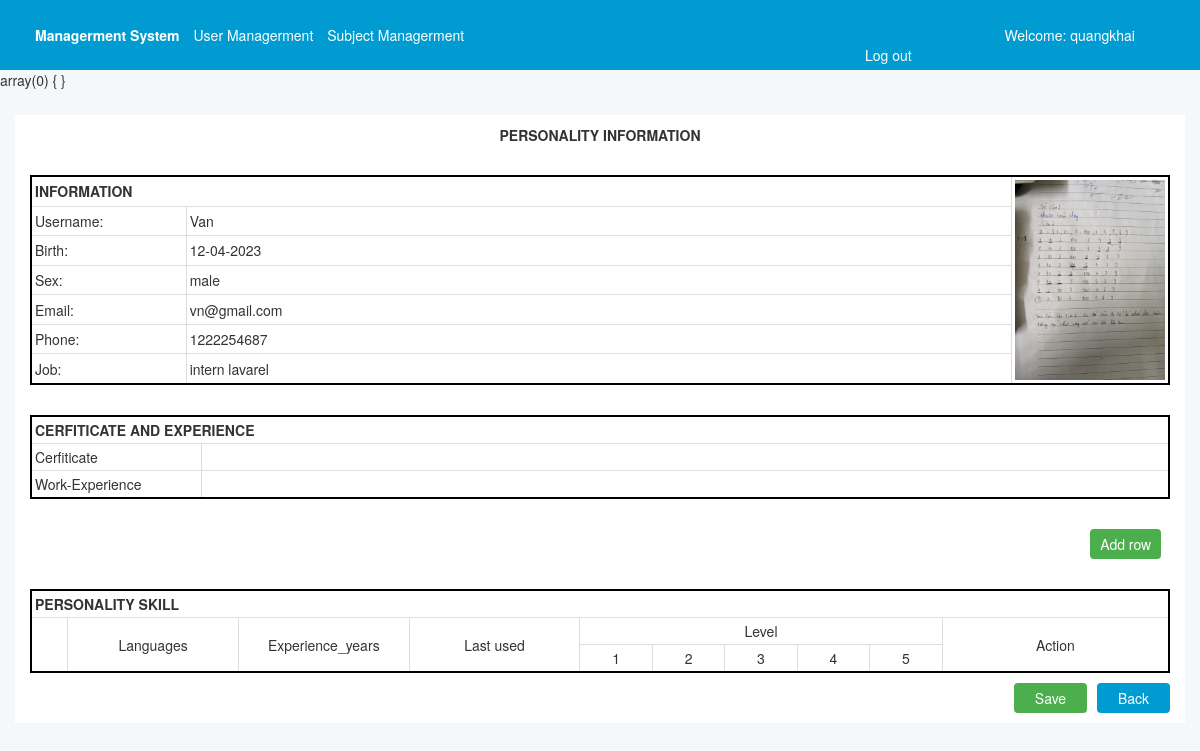
Page /Skill/user_view/313 (signed in) on the committed database.
### tables this page shows
CREATE TABLE `user` (
  `id_user` int(11) NOT NULL,
  `username` varchar(250) NOT NULL,
  `password` varchar(250) NOT NULL,
  `birth` date DEFAULT NULL,
  `email` varchar(250) NOT NULL,
  `phone` varchar(20) DEFAULT NULL,
  `photo` varchar(250) DEFAULT NULL,
  `sex` varchar(10) NOT NULL,
  `job` varchar(250) NOT NULL,
  `school` varchar(250) NOT NULL,
  `experience` text NOT NULL
);

### mvc/core/Controller.php (called while the page is built, shortened)
<?php
class Controller
{
   public function view($view, $data = [], $arr = null)
   {
      require './mvc/views/' . $view . '.php';
   }
}

### mvc/core/App.php (called while the page is built, shortened)
<?php
class App{
   protected $action="get_view";
   public function urlprocess()
   {
      if(isset($_GET['url']))
      {
         $url=rtrim($_GET['url'],'/');
         return explode('/', $url);
      }
   }
   public function __construct() {
      $url=$this->urlprocess();
      if(isset($url[0]))
      {
         unset( $url[0]);
      }
      $this->controller = new $this->controller;
      if(isset($url[1]))
      {
         if(method_exists($this->controller, $url[1]))
         {
            $this->action=$url[1];
         }
         unset($url[1]);
      }
      $this->params= $url? array_values($url) : [];
      call_user_func_array([$this->controller, $this->action], $this->params );
   }
}

### mvc/core/Database.php (called while the page is built, shortened)
<?php
class Database{
   private $host=HOST_DB;
   private $Servername=SEVER_DB;
   private $password=PASS_DB;
   private $db_name=NAME_DB;
   private $connectionString;
   public function __construct() {
      $this->connectionString= new mysqli($this->host, $this->Servername, $this->password, $this->db_name);
   }
   public function select($sql)
   {
      $data=null;
      $result=$this->connectionString->query($sql);
      if($result->num_rows >0)
      {
         while($row=$result->fetch_assoc())
         {
            $data[]=$row;
         }
         return $data;
      }
   }
}

### mvc/models/UserModel.php (called while the page is built, shortened)
<?php
class UserModel
{
   private $db;
   public function __construct()
   {
      $this->db = new Database();
   }
   public function get_user($column = '*', $where = "", $join = "" )
   {
      $sql = "SELECT $column FROM user $where";
      $result = $this->db->select($sql);
      return $result;
   }
}

### mvc/views/user/user_view.php (the view, shortened to what this page needs)
<?php
$data_user = isset($data['user']) ? $data['user'] : [];
$data_skill = isset($data['skill']) ? $data['skill'] : [];
var_dump($data_skill);
?>
<div class="wrapper">
   <div class="container">
      <div class="mb-30">
         <h1 class="text-center">PERSONALITY INFORMATION</h1>
      </div>
      <div class="mb-30">
         <table style="border: 2px solid black;" class="infor-table">
            <tr>
               <td style="font-weight: bold;" colspan="2">INFORMATION</td>
               <td class="text-center" rowspan="7">
                  <div class=" img">
                     <img class="img" width="150px" height="200px" src="/front_end/pictures/<?php echo $data_user['photo'] ?>">
                  </div>
               </td>
            </tr>
            <tr>
               <td style="width: 15%; " class="td-lable-infor"><label class="bold-view" for="">Username:</label></td>
               <td style="width: 85%; "><?= $data_user['username'] ?></td>
            </tr>
            <tr>
               <td style="width: 15%; "><label for="">Birth:</label></td>
               <td style="width: 85%; "><?php $newDate = date("d-m-Y", strtotime($data_user['birth']));
                                          echo $newDate ?></td>
            </tr>
            <tr>
               <td style="width: 15%; "><label for="">Sex:</label></td>
               <td style="width: 85%; "><?= $data_user['sex'] ?></td>
            </tr>
            <tr>
               <td style="width: 15%; "><label for="">Email:</label></td>
               <td style="width: 85%; "><?= $data_user['email'] ?></td>
            </tr>
            <tr>
               <td style="width: 15%; "><label for="">Phone:</label></td>
               <td style="width: 85%; "><?= $data_user['phone'] ?></td>
            </tr>
            <tr>
               <td style="width: 15%; "><label for="">Job:</label></td>
               <td style="width: 85%; "><?= $data_user['job'] ?></td>
            </tr>
         </table>
      </div>
      <div class="mb-30">
         <table style="border: 2px solid black;" class="infor-table">
            <tr>
               <td style="font-weight: bold;" colspan="2">CERFITICATE AND EXPERIENCE</td>
            </tr>
            <tr>
               <td style="width: 15%; ">Cerfiticate</td>
               <td><?= $data_user['school'] ?></td>
            </tr>
            <tr>
               <td style="width: 15%; ">Work-Experience</td>
               <td>
               </td>
            </tr>
         </table>
      </div>
      <div class="mb-30">
         <button id="add-btn" style="margin-left: 93%;" class="btn-green">Add row</button>
      </div>
      <div class="mb-10">
         <table style="border: 2px solid black;" class="infor-table">
            <thead>
               <tr>
                  <td style="font-weight: bold;" colspan="11">PERSONALITY SKILL</td>
               </tr>
               <tr>
                  <td rowspan="2"></td>
                  <td style="width: 15%;" class="text-center" rowspan="2">Languages</td>
                  <td style="width: 15%;" class="text-center" rowspan="2">Experience_years</td>
                  <td style="width: 15%;" class="text-center" rowspan="2">Last used</td>
                  <td class="text-center" colspan="5">Level</td>
                  <td class="text-center" rowspan="2" colspan="2">Action</td>
               </tr>
               <tr>
                  <td class="text-center">1</td>
                  <td class="text-center">2</td>
                  <td class="text-center">3</td>
                  <td class="text-center">4</td>
                  <td class="text-center">5</td>
               </tr>
            </thead>
         </table>
      </div>
      <div style="display:inline" class="mb-10">
         <a type="button" href="/User/user_list"><button style="width: 73px; float:right" class="btn-blue">Back</button></a>
         <button form="my_form" style="width: 73px ;float:right; margin-right: 10px; " class="btn-green" type="submit">Save</button>
      </div>
   </div>
</div>

### front_end/css/main.css (style rules this page uses)
* { font-family: "Helvetica Neue", Helvetica, Arial, sans-serif; font-size: 14px; line-height: 1.42857143; color: #333; margin: 0; }
.wrapper { background-color: white; margin: 25px 15px; padding: 10px 15px; }
.mb-10 { margin-bottom: 10px; }
.mb-30 { margin-bottom: 30px; }
.btn-blue { background: #009CD1; color: #fff; padding: 5px 10px; border-radius: 4px; text-align: center; border: 0px; text-decoration: none; }
.btn-green { background: #4cae4c; color: #fff; padding: 5px 10px; border-radius: 4px; text-align: center; border: 0px; text-decoration: none; }
.text-center { text-align: center; }
.bold-view { font-weight: 500; }
.img { width: 150px; height: 200px; text-align: center; }

### front_end/css/table.css (style rules this page uses)
table, th, td { border: 1px solid #ddd; padding: 3px; }
table { width: 100%; border-spacing: 0; border-collapse: collapse; }

### rows in the picture
user: photo (picture), username "Van", birth "12-04-2023", sex "male", email "vn@gmail.com", phone "1222254687", job "intern lavarel"

### other values in the picture
$_SESSION['user'] "quangkhai"
